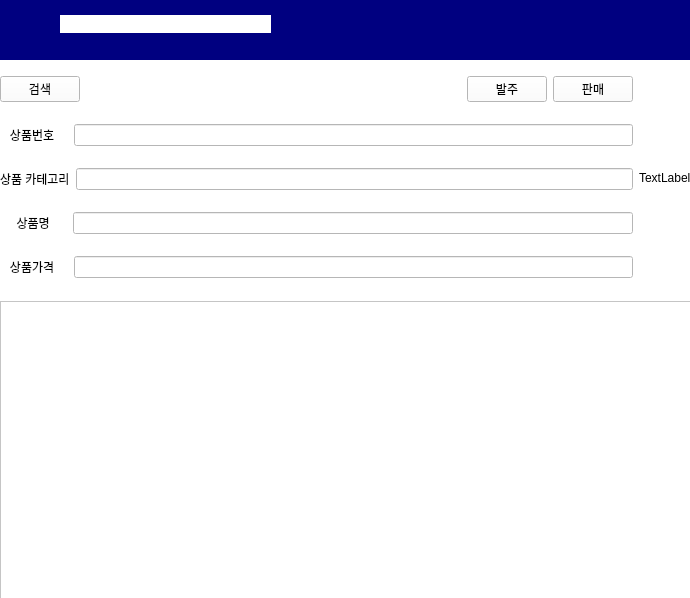
<?xml version="1.0" encoding="UTF-8"?>
<ui version="4.0">
 <class>Form</class>
 <widget class="QWidget" name="Form">
  <property name="geometry">
   <rect>
    <x>0</x>
    <y>0</y>
    <width>690</width>
    <height>598</height>
   </rect>
  </property>
  <property name="windowTitle">
   <string>Form</string>
  </property>
  <property name="styleSheet">
   <string notr="true">background-color: #ffffff;</string>
  </property>
  <widget class="QWidget" name="topBar" native="true">
   <property name="geometry">
    <rect>
     <x>0</x>
     <y>0</y>
     <width>691</width>
     <height>60</height>
    </rect>
   </property>
   <property name="styleSheet">
    <string>background-color: navy;</string>
   </property>
  </widget>
  <widget class="QLabel" name="title">
   <property name="geometry">
    <rect>
     <x>60</x>
     <y>15</y>
     <width>211</width>
     <height>18</height>
    </rect>
   </property>
   <property name="styleSheet">
    <string>color: white; font-size: 18px; font-weight: bold;</string>
   </property>
   <property name="text">
    <string>편의점 재고 관리 시스템</string>
   </property>
  </widget>
  <widget class="QWidget" name="widget" native="true">
   <property name="geometry">
    <rect>
     <x>0</x>
     <y>60</y>
     <width>691</width>
     <height>541</height>
    </rect>
   </property>
   <layout class="QGridLayout" name="gridLayout_2">
    <item row="0" column="0">
     <layout class="QHBoxLayout" name="horizontalLayout_3">
      <item>
       <layout class="QHBoxLayout" name="horizontalLayout_4">
        <item>
         <layout class="QVBoxLayout" name="verticalLayout_3">
          <item>
           <layout class="QHBoxLayout" name="horizontalLayout_6">
            <item>
             <widget class="QPushButton" name="btn_search">
              <property name="text">
               <string>검색</string>
              </property>
             </widget>
            </item>
            <item>
             <spacer name="horizontalSpacer">
              <property name="orientation">
               <enum>Qt::Horizontal</enum>
              </property>
              <property name="sizeHint" stdset="0">
               <size>
                <width>40</width>
                <height>20</height>
               </size>
              </property>
             </spacer>
            </item>
            <item>
             <layout class="QHBoxLayout" name="horizontalLayout_10">
              <item>
               <widget class="QPushButton" name="pushButton_2">
                <property name="text">
                 <string>발주</string>
                </property>
               </widget>
              </item>
              <item>
               <widget class="QPushButton" name="pushButton_3">
                <property name="text">
                 <string>판매</string>
                </property>
               </widget>
              </item>
             </layout>
            </item>
           </layout>
          </item>
          <item>
           <layout class="QHBoxLayout" name="horizontalLayout_7">
            <item>
             <widget class="QLabel" name="label_prod_number">
              <property name="text">
               <string>   상품번호    </string>
              </property>
             </widget>
            </item>
            <item>
             <widget class="QLineEdit" name="prod_number"/>
            </item>
           </layout>
          </item>
          <item>
           <layout class="QHBoxLayout" name="horizontalLayout_8">
            <item>
             <widget class="QLabel" name="label_prod_category">
              <property name="text">
               <string>상품 카테고리</string>
              </property>
             </widget>
            </item>
            <item>
             <widget class="QLineEdit" name="prod_category"/>
            </item>
           </layout>
          </item>
          <item>
           <layout class="QHBoxLayout" name="horizontalLayout_11">
            <item>
             <widget class="QLabel" name="label_prod_name">
              <property name="text">
               <string>     상품명     </string>
              </property>
             </widget>
            </item>
            <item>
             <widget class="QLineEdit" name="prod_name"/>
            </item>
           </layout>
          </item>
          <item>
           <layout class="QHBoxLayout" name="horizontalLayout_12">
            <item>
             <widget class="QLabel" name="label_prod_price">
              <property name="text">
               <string>   상품가격    </string>
              </property>
             </widget>
            </item>
            <item>
             <widget class="QLineEdit" name="prod_price"/>
            </item>
           </layout>
          </item>
         </layout>
        </item>
       </layout>
      </item>
      <item>
       <widget class="QLabel" name="label">
        <property name="text">
         <string>TextLabel</string>
        </property>
       </widget>
      </item>
     </layout>
    </item>
    <item row="1" column="0">
     <widget class="QTableWidget" name="teamprod">
      <property name="sizePolicy">
       <sizepolicy hsizetype="Expanding" vsizetype="Minimum">
        <horstretch>0</horstretch>
        <verstretch>0</verstretch>
       </sizepolicy>
      </property>
      <property name="minimumSize">
       <size>
        <width>0</width>
        <height>300</height>
       </size>
      </property>
     </widget>
    </item>
   </layout>
  </widget>
 </widget>
 <resources/>
 <connections/>
</ui>
